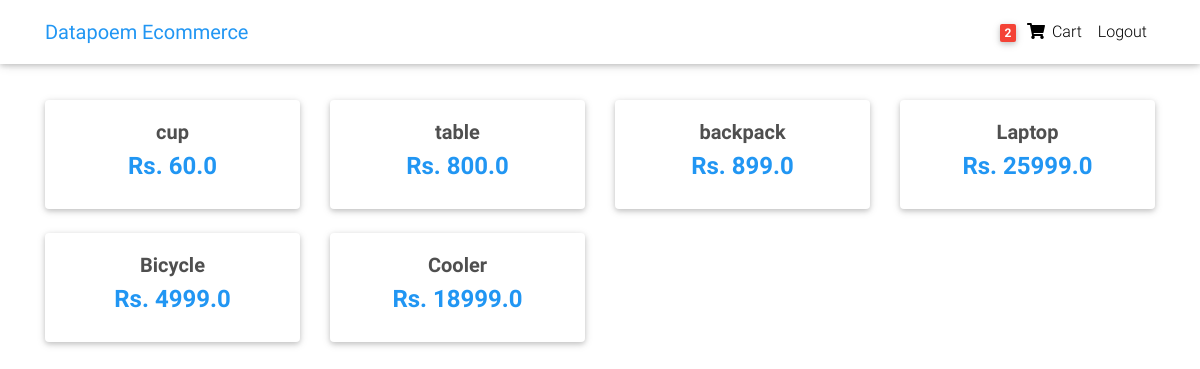
The app's page / (signed in) with its own data.
### store/models.py (models this page shows, shortened)
class Order(models.Model):
    user = models.ForeignKey(settings.AUTH_USER_MODEL,
                             on_delete=models.CASCADE)
    items = models.ManyToManyField(OrderItem)
    start_date = models.DateTimeField(auto_now_add=True)
    ordered_date = models.DateTimeField()
    ordered = models.BooleanField(default=False)
    shipping_address = models.ForeignKey(
        'Address', related_name='shipping_address', on_delete=models.SET_NULL, blank=True, null=True)
    billing_address = models.ForeignKey(
        'Address', related_name='billing_address', on_delete=models.SET_NULL, blank=True, null=True)
    payment = models.ForeignKey(
        'Payment', on_delete=models.SET_NULL, blank=True, null=True)
    being_delivered = models.BooleanField(default=False)

class Item(models.Model):
    title = models.CharField(max_length=100)
    price = models.FloatField()
    description = models.TextField()
    image = models.ImageField()
    def get_absolute_url(self):
        return reverse("store:product", kwargs={
            'id': self.id
        })

### store/views.py (the view)
# urls.py: 2. Add a URL to urlpatterns:  path('', views.home, name='home')
def home(request):
    items = Item.objects.all()
    context = {
        'items': items
    }
    return render(request, 'home.html', context)

### store/templatetags/cart_tag.py (called while the page is built)
@register.filter
def cart_item_count(user):
    if user.is_authenticated:
        qs = Order.objects.filter(user=user, ordered=False)
        if qs.exists():
            return qs[0].items.count()
    return 0

### templates/home.html (shortened to what this page needs)
{% extends "base.html" %}
{% block content %}
  <main>
    <div class="container">
      <section class="text-center mb-4">
        <div class="row wow fadeIn">
          {% for item in items %}
          <div class="col-lg-3 col-md-6 mb-4">
            <div class="card">
              <div class="card-body text-center">
                <h5>
                  <strong>
                    <a href="{{ item.get_absolute_url }}" class="dark-grey-text">{{ item.title }}
                    </a>
                  </strong>
                </h5>
                <h4 class="font-weight-bold blue-text">
                  <strong>Rs.
                  {% if item.discount_price %}
                  {{ item.discount_price }}
                  {% else %}
                  {{ item.price }}
                  {% endif %}
                  </strong>
                </h4>
              </div>
            </div>
          </div>
          {% endfor %}
        </div>
      </section>
    </div>
  </main>
{% endblock content %}

### templates/navbar.html (shortened to what this page needs)
{% load cart_tag %}
<nav class="navbar fixed-top navbar-expand-lg navbar-light white scrolling-navbar">
  <div class="container">
    <a class="navbar-brand waves-effect" href="/">
      <strong class="blue-text">Datapoem Ecommerce</strong>
    </a>
    <div class="collapse navbar-collapse" id="navbarSupportedContent">
      <ul class="navbar-nav nav-flex-icons">
        {% if request.user.is_authenticated %}
        <li class="nav-item">
          <a href="{% url 'store:order-summary' %}" class="nav-link waves-effect">
            <span class="badge red z-depth-1 mr-1"> {{ request.user|cart_item_count }} </span>
            <i class="fas fa-shopping-cart"></i>
            <span class="clearfix d-none d-sm-inline-block"> Cart </span>
          </a>
        </li>
        <li class="nav-item">
          <a class="nav-link waves-effect" href="{% url 'account_logout' %}">
            <span class="clearfix d-none d-sm-inline-block"> Logout </span>
          </a>
        </li>
        {% endif %}
      </ul>
    </div>
  </div>
</nav>

### templates/base.html (style rules this page uses)
html, body, header, .carousel { height: 60vh; }
main { margin-top: 100px; }

### records on screen
Item: title "cup", price "60.0"
Item: title "table", price "800.0"
Item: title "backpack", price "899.0"
Item: title "Laptop", price "25999.0"
Item: title "Bicycle", price "4999.0"
Item: title "Cooler", price "18999.0"

### other values on screen
{{ request.user|cart_item_count }} "2"
